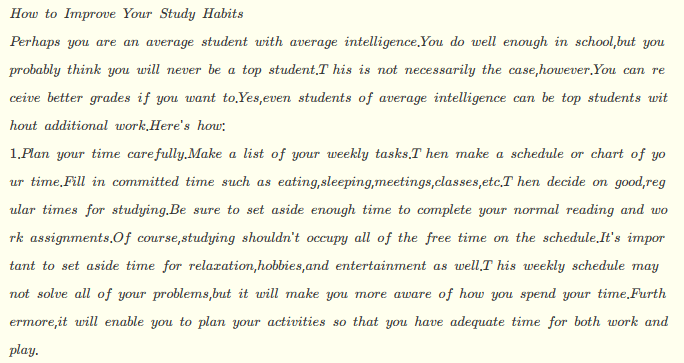
#> input picture test.png, 684 x 363 px
$ python jianqie.py --image test.png
#> lines starting #> are read from the running program, lines starting #| are printed output that depends on the picture
#剪切

import cv2
import argparse

ap = argparse.ArgumentParser()
ap.add_argument('-i','--image',required = True,help = "Path to image")
args = vars(ap.parse_args())

image = cv2.imread(args['image'])
#> image is the input picture: shape (363, 684, 3); mean B, G, R 226.9, 242.9, 242.9
cv2.imshow("Original",image)

#mouth = image[85:250,85:200]
#cv2.imshow("mouse1",mouth)

mouth = image[100:450,150:480]
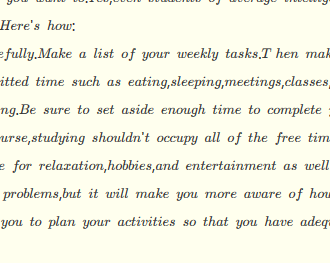
#> mouth: shape (263, 330, 3); mean B, G, R 226.6, 242.6, 242.6
cv2.imshow("Mouse2",mouth)

#mouse = image[85:250,85:220]
#cv2.imshow("Mouse3",mouth)

cv2.waitKey(0)
